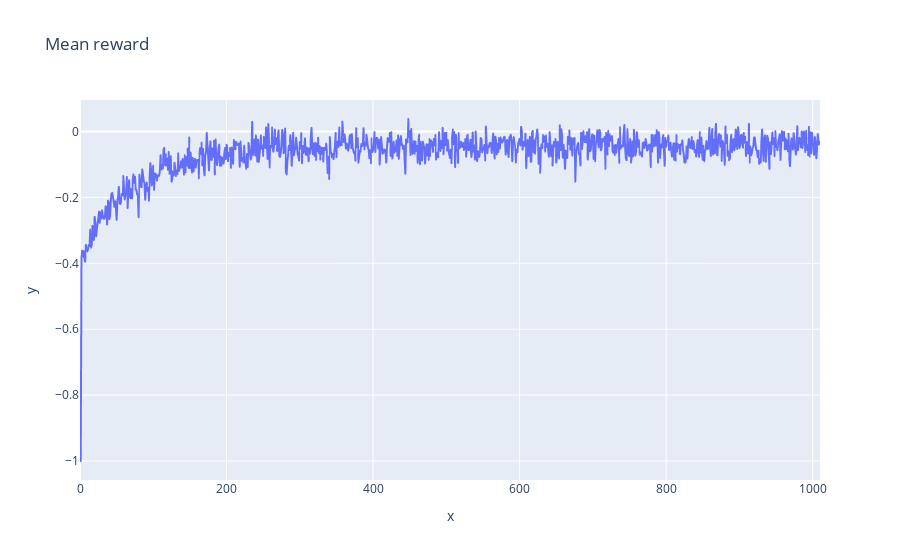
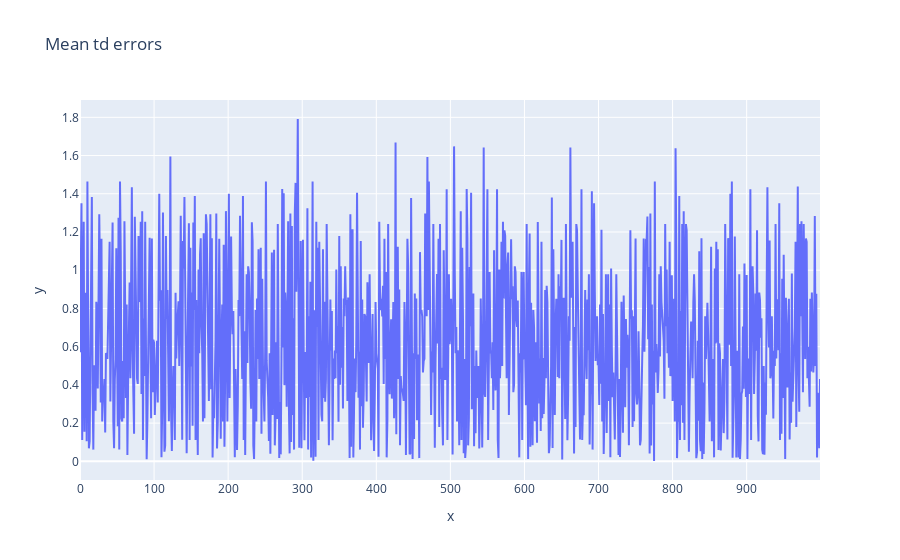

Notebook source saved alongside these figures, in order:
### Code cell
import math
import random
from copy import deepcopy
from collections import deque
import plotly.express as px
    
q_grid: tp.Dict[str, np.ndarray] = {
    'no_ace': np.zeros((10, 10, 2), dtype=float),
    'ace': np.zeros((10, 10, 2), dtype=float)
}

def estimate_q_function(num_episodes: int = 10_000_000, frame_step: int = 100_000, plot_step: int = 10_000):
    
    global q_grid

    last_rewards = deque(maxlen=1000)
    last_td_errors = deque(maxlen=1000)

    mean_rewards = []
    mean_td_errors = []
    
    env = gym.make("Blackjack-v1", sab=True)

    temp_dir = Path('tmp')
    if temp_dir.exists():
        shutil.rmtree(temp_dir)
    temp_dir.mkdir()
    
    eps_from = 1.0
    eps_to = 1e-3
    n_epochs_of_decays = math.ceil(num_episodes * 0.5)
    
    q_grid_count: tp.Dict[str, np.ndarray] = {
        'no_ace': np.zeros((10, 10, 2), dtype=int),
        'ace': np.zeros((10, 10, 2), dtype=int)
    }
    
    frames = []
    
    for ep_idx in tqdm(range(num_episodes + frame_step)):
        if ep_idx > n_epochs_of_decays:
            eps_greedy_coeff = 0.0
        else:
            step_coeff = min(max(ep_idx / n_epochs_of_decays, 0.0), 1.0)
            eps_greedy_coeff = eps_from * math.exp(math.log(eps_to / eps_from) * step_coeff)
            # eps_greedy_coeff = eps_from + (eps_to - eps_from) * step_coeff
    
        obs, info = env.reset()
        done = False
        ep_reward = 0

        while not done:
            player_scores, dealer_card, player_has_ace = obs
            q = q_grid['ace' if player_has_ace else 'no_ace']
            q_count = q_grid_count['ace' if player_has_ace else 'no_ace']
            if player_scores >= player_scores_offset:
                cell_idx = (dealer_card - dealer_card_offset, player_scores - player_scores_offset)
                if random.uniform(0, 1) < eps_greedy_coeff:
                    action = np.random.choice([0, 1])
                else:
                    action = q[cell_idx].argmax()
            else:
                action = 1
            
            next_obs, reward, terminated, truncated, info = env.step(action)
            ep_reward += reward
            
            done = terminated or truncated
            
            if player_scores >= player_scores_offset:
                if terminated:
                    td_target = reward
                else:
                    next_player_scores, next_dealer_card, next_player_has_ace = next_obs
                    next_cell_idx = (next_dealer_card - dealer_card_offset, next_player_scores - player_scores_offset)
                    next_q = q_grid['ace' if next_player_has_ace else 'no_ace']
                    
                    td_target = reward + next_q[next_cell_idx].max()
                td_error = td_target - q[cell_idx][action]
                q_count[cell_idx][action] += 1
                q[cell_idx][action] += td_error / q_count[cell_idx][action]
                last_td_errors.append(abs(td_error))
                
            obs = next_obs
        
        last_rewards.append(ep_reward)
        
        mean_reward = sum(last_rewards) / len(last_rewards)
        if len(last_td_errors) > 0 and math.ceil(ep_idx / plot_step) >= len(mean_rewards):
            mean_rewards.append(mean_reward)
            mean_td_error = sum(last_td_errors) / len(last_td_errors)
            mean_td_errors.append(mean_td_error)
        
        if ep_idx % frame_step == 0:
            ep_name = str(ep_idx) if ep_idx > 0 else '1'
            
            values = {
                'no_ace': q_grid['no_ace'].max(axis=2),
                'ace': q_grid['ace'].max(axis=2)
            }
            fig = draw_value_function(f'Value-function from Q-function on step: {ep_name}', values)

            image_path = temp_dir / f'{ep_name}.png'
            fig.write_image(image_path)
            frames.append(imageio.imread(image_path))
            
    imageio.mimsave('blackjack_optimal_value_function.mp4', frames)
    
    px.line(y=mean_rewards, title='Mean reward').show()
    px.line(y=last_td_errors, title='Mean td errors').show()
    

estimate_q_function()

### Figure 1 — Plotly figure (JSON) as saved in the notebook; plotly's stock layout.template omitted (floating-point values rounded to 4 significant figures; data arrays with more than 128 entries replaced by an {"elided": "..."} marker saying what was removed)
{"data": [{"hovertemplate": "x=%{x}<br>y=%{y}<extra></extra>", "legendgroup": "", "line": {"color": "#636efa", "dash": "solid"}, "marker": {"symbol": "circle"}, "mode": "lines", "name": "", "showlegend": false, "type": "scattergl", "x": {"elided": "1011 int values"}, "xaxis": "x", "y": {"elided": "1011 float values"}, "yaxis": "y"}], "layout": {"legend": {"tracegroupgap": 0}, "title": {"text": "Mean reward"}, "xaxis": {"anchor": "y", "domain": [0, 1], "title": {"text": "x"}}, "yaxis": {"anchor": "x", "domain": [0, 1], "title": {"text": "y"}}}}

### Figure 2 — Plotly figure (JSON) as saved in the notebook; plotly's stock layout.template omitted (floating-point values rounded to 4 significant figures; data arrays with more than 128 entries replaced by an {"elided": "..."} marker saying what was removed)
{"data": [{"hovertemplate": "x=%{x}<br>y=%{y}<extra></extra>", "legendgroup": "", "line": {"color": "#636efa", "dash": "solid"}, "marker": {"symbol": "circle"}, "mode": "lines", "name": "", "orientation": "v", "showlegend": false, "type": "scatter", "x": {"elided": "1000 int values"}, "xaxis": "x", "y": {"elided": "1000 float values"}, "yaxis": "y"}], "layout": {"legend": {"tracegroupgap": 0}, "title": {"text": "Mean td errors"}, "xaxis": {"anchor": "y", "domain": [0, 1], "title": {"text": "x"}}, "yaxis": {"anchor": "x", "domain": [0, 1], "title": {"text": "y"}}}}
